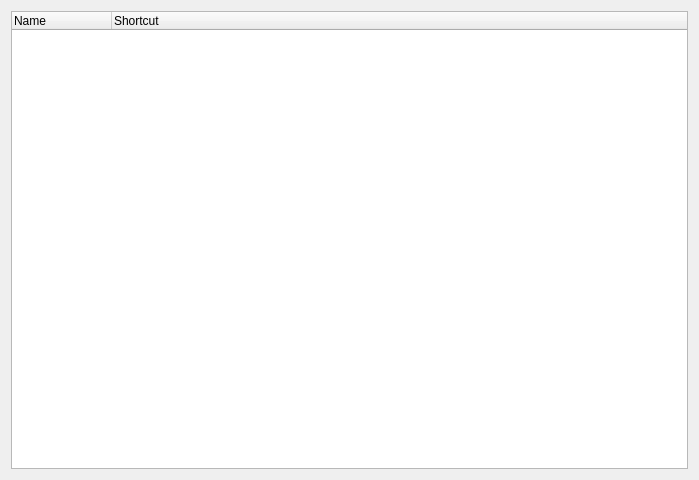
<?xml version="1.0" encoding="UTF-8"?>
<ui version="4.0">
 <class>ShortcutManager</class>
 <widget class="QWidget" name="ShortcutManager">
  <property name="geometry">
   <rect>
    <x>0</x>
    <y>0</y>
    <width>699</width>
    <height>480</height>
   </rect>
  </property>
  <property name="windowTitle">
   <string>Shortcut manager</string>
  </property>
  <layout class="QVBoxLayout" name="verticalLayout">
   <item>
    <widget class="QTreeWidget" name="Tree_">
     <column>
      <property name="text">
       <string>Name</string>
      </property>
     </column>
     <column>
      <property name="text">
       <string>Shortcut</string>
      </property>
     </column>
    </widget>
   </item>
  </layout>
 </widget>
 <resources/>
 <connections/>
</ui>
